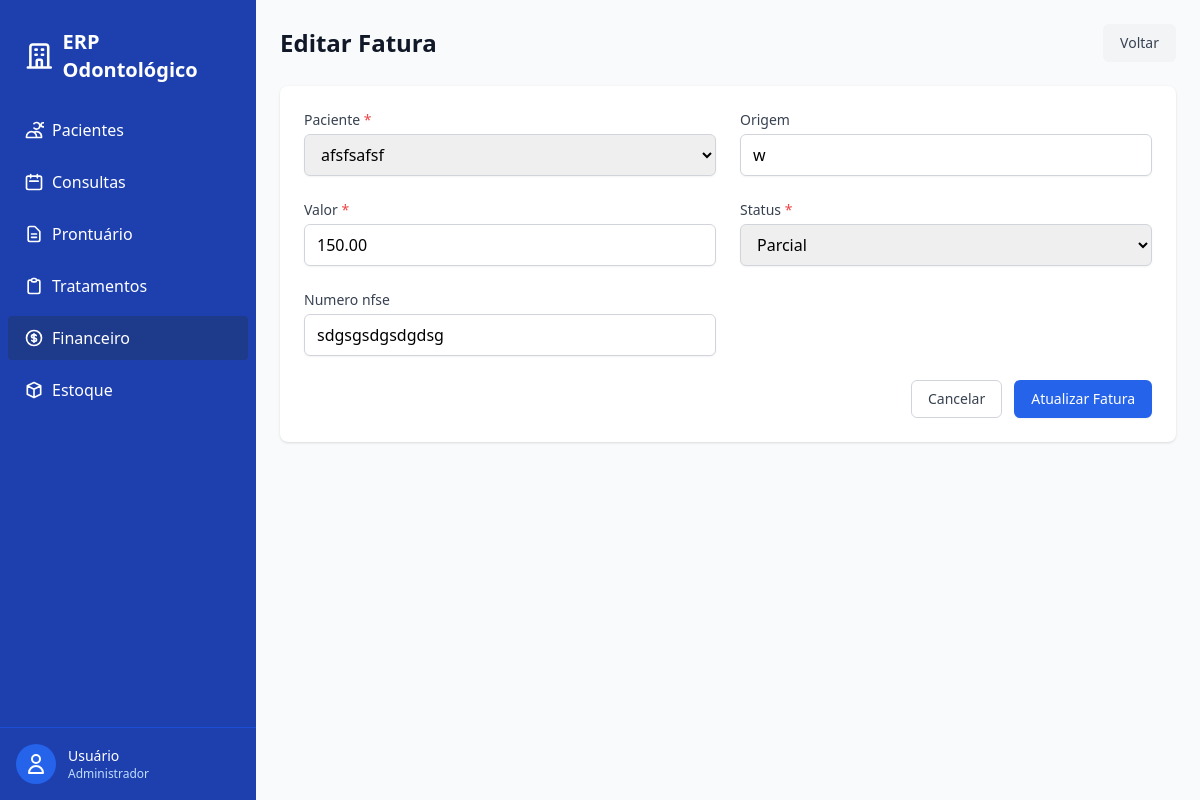
The app's page /financeiro/faturas/2/editar/ (signed in) with its own data.
### financeiro/models.py (models this page shows, shortened)
class Fatura(models.Model):
    class Status(models.TextChoices):
        ABERTA = "AB", "Aberta"
        PARCIAL = "PA", "Parcial"
        PAGA = "PG", "Paga"
        CANCELADA = "CA", "Cancelada"
    paciente = models.ForeignKey(Paciente, on_delete=models.PROTECT, related_name="faturas")
    origem = models.CharField(max_length=60, blank=True)  # ex.: consulta, plano, avulsa
    valor = models.DecimalField(max_digits=10, decimal_places=2)
    status = models.CharField(max_length=2, choices=Status.choices, default=Status.ABERTA)
    numero_nfse = models.CharField(max_length=60, blank=True)
    criado_em = models.DateTimeField(auto_now_add=True)
    class Meta:
        ordering = ["-criado_em"]
        verbose_name = "Fatura"
        verbose_name_plural = "Faturas"

### financeiro/views.py (the view)
# urls.py: path("faturas/<int:pk>/editar/", views.FaturaUpdateView.as_view(), name="fatura_update"),
class FaturaUpdateView(LoginRequiredMixin, PermissionRequiredMixin, UpdateView):
    model = Fatura
    form_class = FaturaForm
    template_name = "financeiro/fatura_form.html"
    permission_required = "financeiro.change_fatura"
    success_url = reverse_lazy("financeiro:fatura_list")

### financeiro/forms.py
class FaturaForm(forms.ModelForm):
    class Meta:
        model = Fatura
        fields = ["paciente", "origem", "valor", "status", "numero_nfse"]

### pacientes/models.py (called while the page is built)
    def __str__(self):
        return self.nome

### templates/financeiro/fatura_form.html (shortened to what this page needs)
{% extends "base.html" %}
{% load static %}
{% block content %}
<div class="mb-6 flex justify-between items-center">
    <h1 class="text-2xl font-bold text-gray-900">
        {% if form.instance.id %}Editar Fatura{% else %}Nova Fatura{% endif %}
    </h1>
    <a href="{% url 'financeiro:fatura_list' %}"
        class="inline-flex items-center px-4 py-2 border border-transparent text-sm font-medium rounded-md text-gray-700 bg-gray-100 hover:bg-gray-200 focus:outline-none focus:ring-2 focus:ring-offset-2 focus:ring-gray-500">
        Voltar
    </a>
</div>
<div class="bg-white shadow overflow-hidden sm:rounded-lg">
    <div class="px-4 py-5 sm:p-6">
        <form method="post">
            <div class="grid grid-cols-1 md:grid-cols-2 gap-6">
                {% for field in form %}
                <div>
                    <label for="{{ field.id_for_label }}" class="block text-sm font-medium text-gray-700 mb-1">
                        {{ field.label }}
                        {% if field.field.required %}<span class="text-red-500">*</span>{% endif %}
                    </label>
                    {% if field.name == 'vencimento' %}
                    <input type="date" name="{{ field.name }}" id="{{ field.id_for_label }}"
                        value="{% if field.value %}{{ field.value|date:'Y-m-d' }}{% endif %}"
                        class="block w-full rounded-md border-gray-300 shadow-sm focus:border-blue-500 focus:ring-blue-500 sm:text-sm">
                    {% else %}
                    {{ field }}
                    {% endif %}
                </div>
                {% endfor %}
            </div>
            <div class="mt-6 flex justify-end space-x-3">
                <a href="{% url 'financeiro:fatura_list' %}"
                    class="inline-flex items-center px-4 py-2 border border-gray-300 text-sm font-medium rounded-md text-gray-700 bg-white hover:bg-gray-50 focus:outline-none focus:ring-2 focus:ring-offset-2 focus:ring-blue-500">
                    Cancelar
                </a>
                <button type="submit"
                    class="inline-flex items-center px-4 py-2 border border-transparent text-sm font-medium rounded-md shadow-sm text-white bg-blue-600 hover:bg-blue-700 focus:outline-none focus:ring-2 focus:ring-offset-2 focus:ring-blue-500">
                    {% if form.instance.id %}Atualizar{% else %}Criar{% endif %} Fatura
                </button>
            </div>
        </form>
    </div>
</div>
{% endblock %}

### templates/financeiro/fatura_form.html (style rules this page uses)
input, textarea, select { width: 100%; padding: 0.5rem 0.75rem; border: 1px solid #d1d5db; border-radius: 0.375rem; box-shadow: 0 1px 2px 0 rgba(0, 0, 0, 0.05); }

### records on screen
Fatura: form "afsfsafsf" "w" "150.00" "Parcial" "sdgsgsdgsdgdsg"

### other values on screen
{{ field.label }} "Paciente" "Origem" "Valor" "Status" "Numero nfse"
